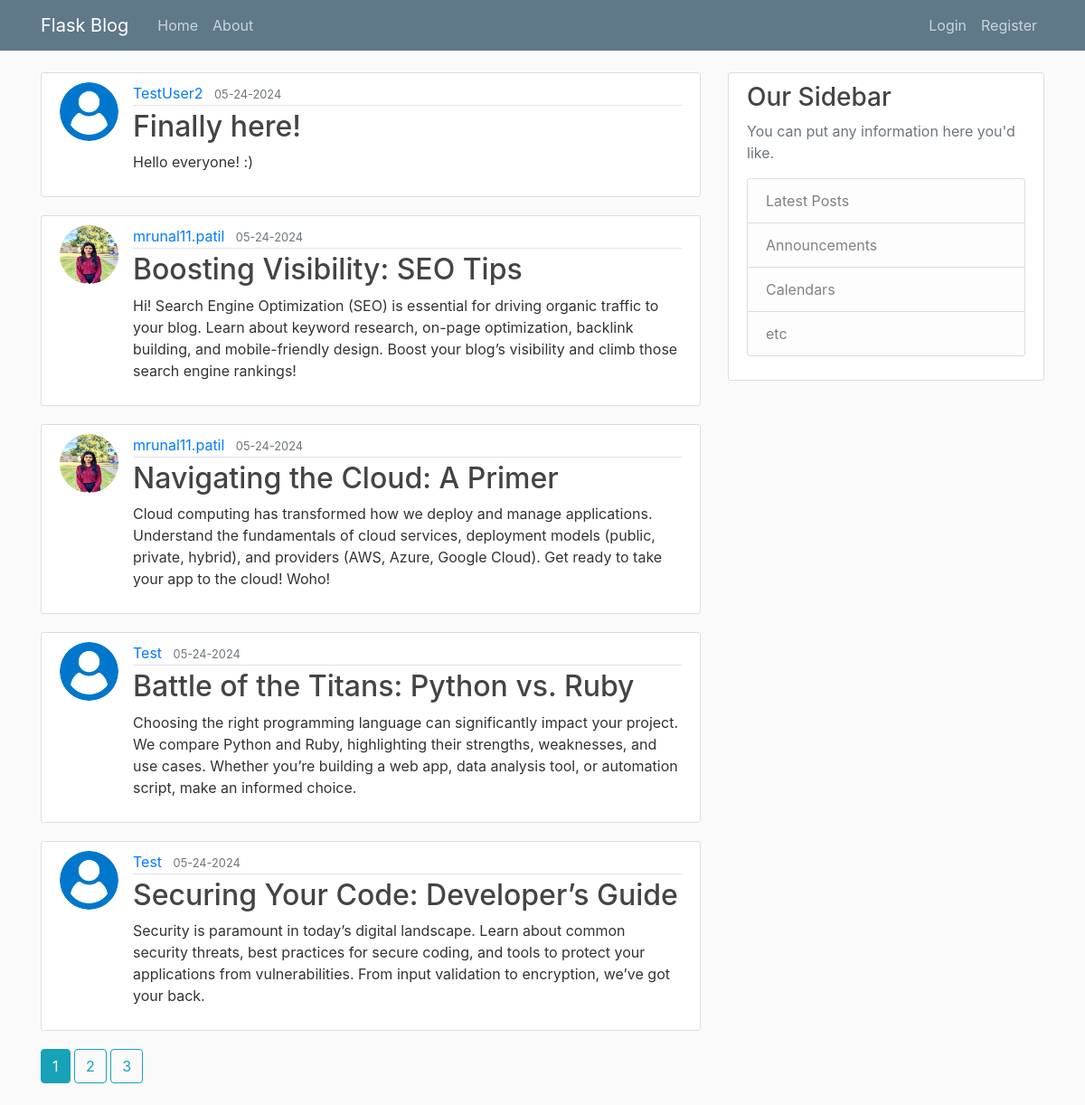
The page /home on the database its author committed.
### flaskblog/models.py (models this page shows, shortened)
class Post(db.Model):
    id = db.Column(db.Integer, primary_key=True)
    title = db.Column(db.String(100), nullable=False)
    date_posted = db.Column(db.DateTime, nullable=False, default=datetime.utcnow)
    content = db.Column(db.Text, nullable=False)
    user_id = db.Column(db.Integer, db.ForeignKey('user.id'), nullable=False)

class User(db.Model, UserMixin):
    id = db.Column(db.Integer, primary_key=True)
    username = db.Column(db.String(20), unique=True, nullable=False)
    email = db.Column(db.String(120), unique=True, nullable=False)
    image_file = db.Column(db.String(20), nullable=False, default='default.jpg')
    password = db.Column(db.String(60), nullable=False)
    posts = db.relationship('Post', backref='author', lazy=True)

### flaskblog/main/routes.py (the view)
@main.route("/")
@main.route("/home")
def home():
    page = request.args.get('page', 1, type=int)
    posts = Post.query.order_by(Post.date_posted.desc()).paginate(page=page, per_page=5)
    return render_template('home.html', posts=posts)

### flaskblog/templates/home.html (shortened to what this page needs)
{% extends "layout.html" %}
{%  block content %}
    {% for post in posts.items %}
        <article class="media content-section">
            <img class="rounded-circle article-img" src="{{ url_for('static', filename='profile_pics/' + post.author.image_file) }}">
            <div class="media-body">
            <div class="article-metadata">
                <a class="mr-2" href="{{ url_for('users.user_posts', username=post.author.username) }}">{{ post.author.username }}</a>
                <small class="text-muted">{{ post.date_posted.strftime('%m-%d-%Y') }}</small>
            </div>
            <h2><a class="article-title" href="{{ url_for('posts.post', post_id=post.id) }}">{{ post.title }}</a></h2>
            <p class="article-content">{{ post.content }}</p>
            </div>
        </article>
    {%  endfor %}
    {% for page_num in posts.iter_pages(left_edge=1, right_edge=1, left_current=1, right_current=2) %}
        {% if page_num %}
            {% if posts.page == page_num %}
                <a class="btn btn-info mb-4" href="{{ url_for('main.home', page=page_num) }}">{{ page_num }}</a>
            {% else %}
                <a class="btn btn-outline-info mb-4" href="{{ url_for('main.home', page=page_num) }}">{{ page_num }}</a>
            {% endif %}
        {% endif %}
    {% endfor %}
{%  endblock content %}

### flaskblog/static/main.css (style rules this page uses)
body { background: #fafafa; color: #333333; margin-top: 5rem; }
h1, h2, h3, h4, h5, h6 { color: #444444; }
.content-section { background: #ffffff; padding: 10px 20px; border: 1px solid #dddddd; border-radius: 3px; margin-bottom: 20px; }
.article-title { color: #444444; }
.article-content { white-space: pre-line; }
.article-img { height: 65px; width: 65px; margin-right: 16px; }
.article-metadata { padding-bottom: 1px; margin-bottom: 4px; border-bottom: 1px solid #e3e3e3 }

### rows shown on the page
Post: image_file (placeholder picture), author.username "TestUser2", date_posted "05-24-2024", title "Finally here!", content "Hello everyone! :)"
Post: image_file (picture), author.username "mrunal11.patil", date_posted "05-24-2024", title "Boosting Visibility: SEO Tips", content "Hi! Search Engine Optimization (SEO) is essential for driving organic traffic to your blog. Learn about keyword research, on-page optimization, backlink building, and mobile-friendly design. Boost your blog’s visibility and climb those search engine rankings!"
Post: image_file (picture), author.username "mrunal11.patil", date_posted "05-24-2024", title "Navigating the Cloud: A Primer", content "Cloud computing has transformed how we deploy and manage applications. Understand the fundamentals of cloud services, deployment models (public, private, hybrid), and providers (AWS, Azure, Google Cloud). Get ready to take your app to the cloud! Woho!"
Post: image_file (placeholder picture), author.username "Test", date_posted "05-24-2024", title "Battle of the Titans: Python vs. Ruby", content "Choosing the right programming language can significantly impact your project. We compare Python and Ruby, highlighting their strengths, weaknesses, and use cases. Whether you’re building a web app, data analysis tool, or automation script, make an informed choice."
Post: image_file (placeholder picture), author.username "Test", date_posted "05-24-2024", title "Securing Your Code: Developer’s Guide", content "Security is paramount in today’s digital landscape. Learn about common security threats, best practices for secure coding, and tools to protect your applications from vulnerabilities. From input validation to encryption, we’ve got your back."

### other values the page prints
{{ page_num }} "1"
{{ page_num }} "2" "3"
